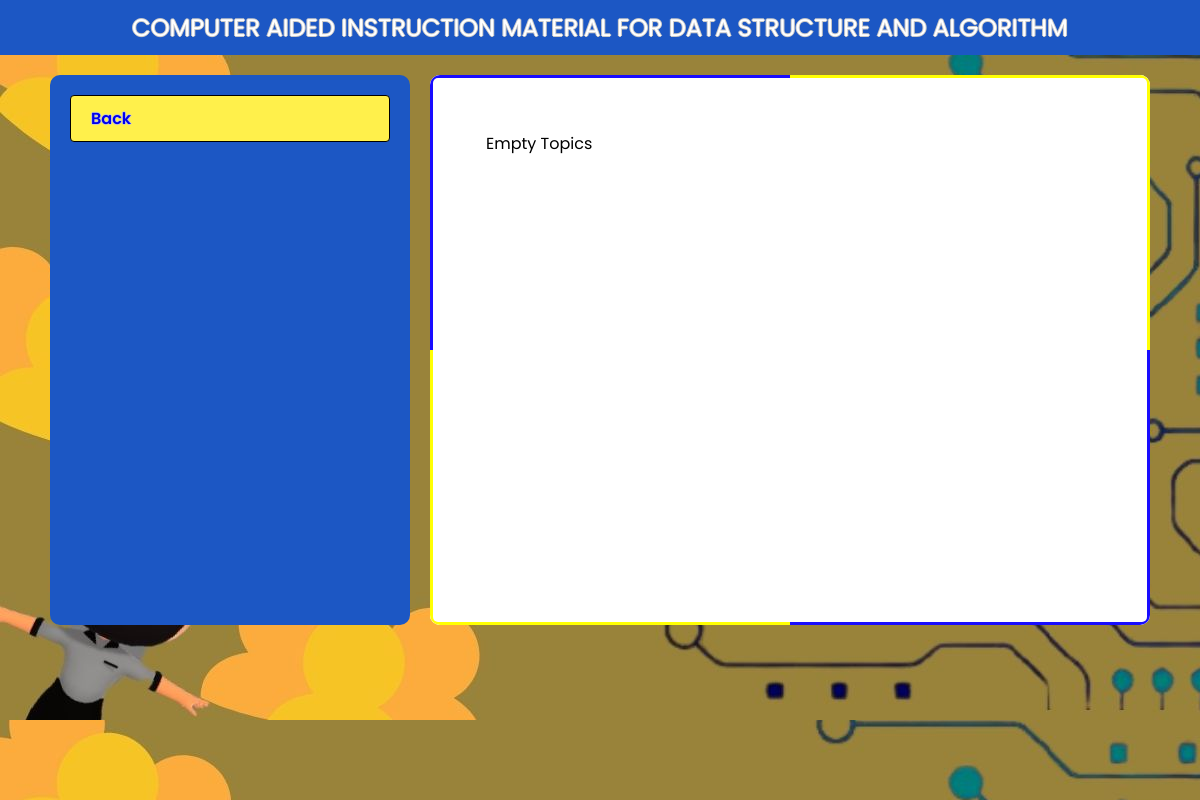
Page /mastery (signed in) on the earlier database version.
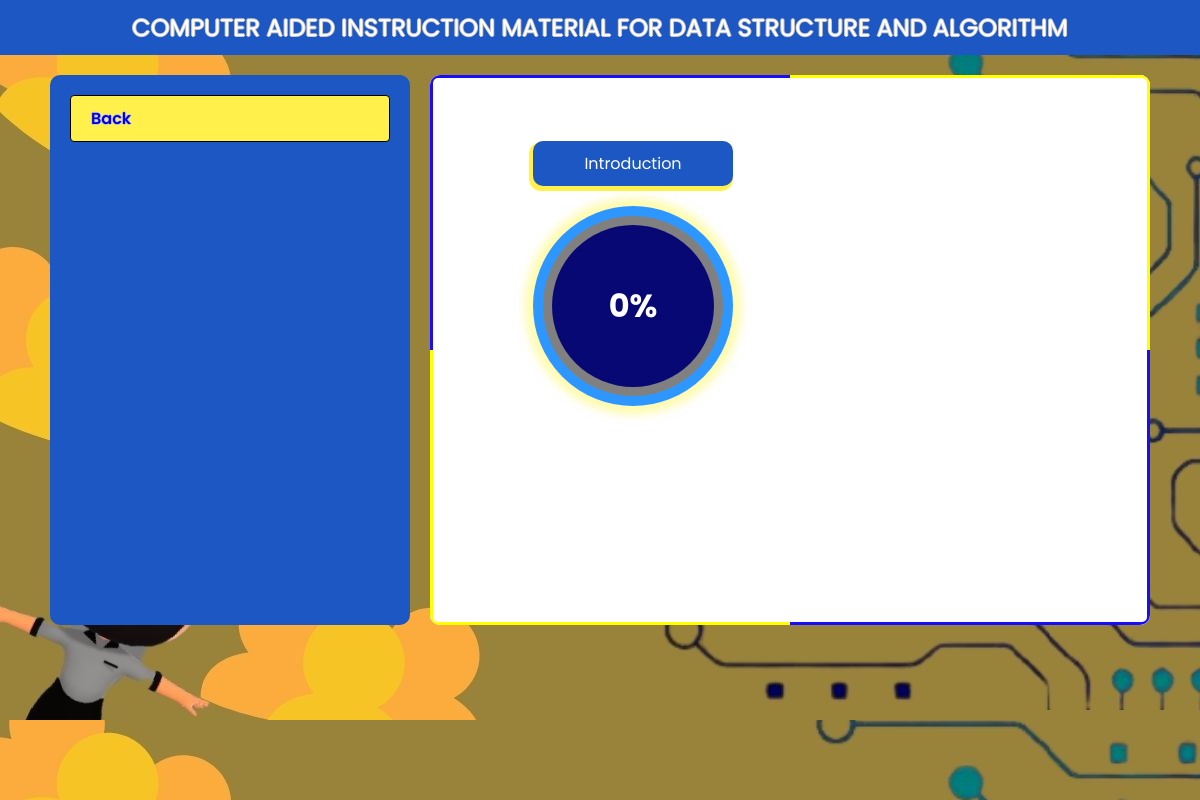
Same page on the later database version.
### tables this page shows
CREATE TABLE `topics` (
  `id` int(11) NOT NULL,
  `title` varchar(1000) NOT NULL
);

### db/TopicDb.php (called while the page is built, shortened)
<?php
require_once 'autoload.php';
class TopicDb
{
    public static function getAllTopics()
    {
        $conn = Database::open();
        $stmt = $conn->prepare("SELECT * FROM topics");
        $stmt->execute();
        $result = $stmt->get_result();
        $topics = array();
        while ($data = $result->fetch_assoc()) {
            $topic = new Topic($data['title']);
            $topic->setId($data['id']);
            array_push($topics, $topic);
        }
        if ($topics == null) {
            throw new Exception('Empty Topics');
        }
        return $topics;
    }
}

### autoload.php (called while the page is built, shortened)
<?php
spl_autoload_register(function ($className) {
    $file = __DIR__ . '\\' . $className . '.php';
    $file = str_replace('\\', DIRECTORY_SEPARATOR, $file);
});

### model/module/Topic.php (called while the page is built, shortened)
<?php
class Topic
{
    private $title;
    public function __construct($title)
    {
        $this->title = $title;
    }
    public function getTitle()
    {
        return $this->title;
    }
}

### db/MasteryDb.php (called while the page is built, shortened)
<?php
class MasteryDb
{
    public static function getPercent($topicId)
    {
        try {
            $userId = $_SESSION['userId'];
            $connection = Database::open();
            $stmt = $connection->prepare("SELECT * from mastery where user_id = ? and topic_id = ?	group by step");
            $stmt->bind_param(
                "sd",
                $userId,
                $topicId
            );
            $stmt->execute();
            $result = $stmt->get_result();
            $totalStep = 0;
            $stmt = $connection->prepare("SELECT * from content where topics = ?");
            $stmt->bind_param(
                "d",
                $topicId
            );
            $stmt->execute();
            $result = $stmt->get_result();
            $totalContent = 0;
            while ($data = $result->fetch_assoc()) {
                $totalContent++;
            }
            if ($totalContent == 0 || $totalStep == 0) {
                throw new Exception('Content is zero');
            }
            return ($totalStep / $totalContent) * 100;
        } catch (Exception $e) {
            return 0;
        }
    }
}

### views/my-progess.php (the view, shortened to what this page needs)
<?php
require_once 'autoload.php';
?>
<!DOCTYPE html>
<html lang="en">
<head>
    <link rel="stylesheet" href="./resources/css/style.css">
</head>
<body onload="load()">
    <section class="main-wrapper bg-dashboard">
        <header class="header">COMPUTER AIDED INSTRUCTION MATERIAL FOR DATA STRUCTURE AND ALGORITHM</header>
        <section class="content">
            <div class="content-left">
                <nav class="nav">
                    <a href="./student" class="nav__link btn">Back</a>
                </nav>
            </div>
            <div class="content-right rainbow">
                <section class="filler">
                    <?php
                    try {
                        $topics = TopicDb::getAllTopics();
                        foreach ($topics as $topic) {
                            $title = $topic->getTitle();
                            $id = $topic->getId();
                            $percent = MasteryDb::getPercent($id);
                            echo "<div class='progress scale'>
                                    <span class='progress-title'>$title</span>
                                        <div class='border'>
                                            <div class='main'>
                                            <label class='value'>$percent</label>
                                            </div>
                                        </div>
                                    </div>";
                        }
                    } catch (Exception  $e) {
                        echo $e->getMessage();
                    }
                    ?>
                </section>
            </div>
        </section>
    </section>
</body>
</html>

### index.php (shortened to what this page needs)
<?php
$request = $_SERVER['REQUEST_URI'];
require_once './autoload.php';
$base = '/caid/';
switch ($request) {
    case $base . 'mastery':
        require __DIR__ . '/views/my-progess.php';
        break;
}

### resources/css/style.css (style rules this page uses)
:root { --color-blue: rgb(28, 87, 196); --color-yellow: #fff04b; }
* { margin: 0; padding: 0; box-sizing: border-box; font-family: "poppins", sans-serif; }
a { text-decoration: none; }
.scale { transition: transform 0.7s; }
.rainbow { position: relative; z-index: 0; overflow: hidden; border-radius: inherit; }
.rainbow::before { content: ""; position: absolute; z-index: -2; left: -50%; top: -50%; width: 200%; height: 200%; background-color: inherit; background-repeat: no-repeat; background-size: 50% 50%, 50% 50%; background-position: 0 0, 100% 0, 100% 100%, 0 100%; background-image: linear-gradient(#180cff, #180cff), linear-gradient(#ffff03, #ffff03), linear-gradient(#180cff, #180cff), linear-gradient(#ffff03, #ffff03); animation: rotate 15s linear infinite; }
.rainbow::after { content: ""; position: absolute; z-index: -1; left: 3px; top: 3px; width: calc(100% - 6px); height: calc(100% - 6px); background: inherit; border-radius: 5px; animation: opacityChange 5s infinite alternate; }
.main-wrapper { max-width: 1400px; height: 100vh; margin: 0 auto; padding-bottom: 20px; }
.header { text-align: center; color: white; padding-block: 10px; background-color: rgb(28, 87, 196); font-size: 24px; text-shadow: 1px 0 0 rgb(200, 200, 200), 0 -1px 0 rgb(200, 200, 200), 0 1px 0 rgb(200, 200, 200), -1px 0 0 rgb(200, 200, 200); }
.content { height: 90%; display: grid; grid-template-columns: 1fr 2fr; gap: 20px; margin-top: 20px; padding-inline: 50px; }
.nav { padding: 20px; display: flex; flex-direction: column; gap: 10px; }
.nav__link { font-weight: 600; word-break: break-all; }
.content-right, .content-left { height: 100%; max-height: 550px; border-radius: 10px; }
.content-right { background-color: var(--color-blue); }
.content-left { background-color: var(--color-blue); overflow-y: auto; }
.btn { cursor: pointer; padding: 10px 20px; border: 1px solid black; outline: none; background: #fff04b; border-radius: 4px; text-shadow: 1px 0 0 rgb(200, 200, 200), 0 -1px 0 rgb(200, 200, 200), 0 1px 0 rgb(200, 200, 200), -1px 0 0 rgb(200, 200, 200); }
.bg-dashboard { background-image: url("../images/bg/Dashboard.jpg"); }
.progress { display: flex; flex-direction: column; gap: 20px; }
.progress-title { color: white; background-color: var(--color-blue); padding: 10px; border-radius: 10px; text-align: center; box-shadow: -2px 3px 1px 2px var(--color-yellow); }

### views/my-progess.php (style rules this page uses)
.border { height: 200px; width: 200px; border-radius: 50%; border: 10px solid rgb(46, 151, 255); box-shadow: 0 0 10px 0.5em rgba(255, 247, 86, 0.5); display: flex; justify-content: center; align-items: center; }
.main { background-color: rgb(8, 8, 116); border-radius: 50%; height: 90%; width: 90%; display: flex; justify-content: center; align-items: center; }
.main label { font-size: 2rem; font-weight: bold; font-family: "poppins"; color: white; }
.progress { width: max-content; max-width: 300px; text-align: center; padding: 10px; cursor: pointer; margin: 0 auto; }
.progress-title { display: block; padding: 10px; max-width: 20ch; word-wrap: break-word; }
.content-right { padding: 6px; background-color: white; }
.filler { padding: 50px; height: 100%; display: grid; grid-template-columns: 1fr 1fr; gap: 20px; overflow-y: auto; }

Differences in the rows shown:
added topics: title "Introduction", percent "0%"
Other differences:
$e->getMessage(): "Empty Topics" → (not shown)
